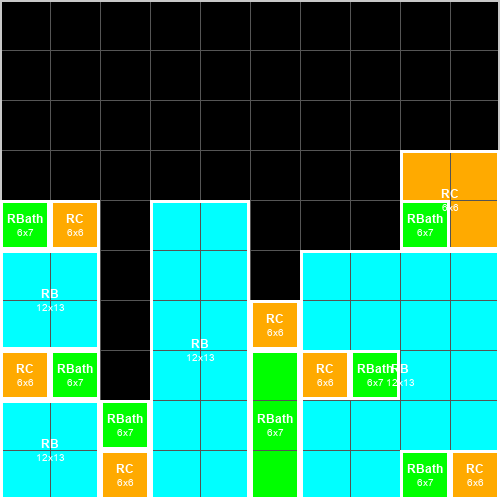
#> input picture outputs/top_view.png, 500 x 500 px
$ python generate_elevations.py
#> lines starting #> are read from the running program, lines starting #| are printed output that depends on the picture
import os
from collections import Counter
from PIL import Image, ImageDraw, ImageFont


def trim_white_margins(image: Image.Image, threshold: int = 245) -> Image.Image:
    """Remove white border space and keep only the actual building block."""
    rgba = image.convert("RGBA")
    width, height = rgba.size
    bbox = None

    for y in range(height):
        for x in range(width):
            r, g, b, a = rgba.getpixel((x, y))
            if a > 0 and not (r > threshold and g > threshold and b > threshold):
                if bbox is None:
                    bbox = [x, y, x, y]
                else:
                    bbox[0] = min(bbox[0], x)
                    bbox[1] = min(bbox[1], y)
                    bbox[2] = max(bbox[2], x)
                    bbox[3] = max(bbox[3], y)

    if bbox is None:
        return image

    left, top, right, bottom = bbox
    return image.crop((left, top, right + 1, bottom + 1))


def generate_elevations():
    base_dir = os.path.dirname(os.path.abspath(__file__))
    outputs_dir = os.path.abspath(os.path.join(base_dir, "..", "outputs"))
    top_view_path = os.path.join(outputs_dir, "top_view.png")

    if not os.path.exists(top_view_path):
        snapshot_path = os.path.join(outputs_dir, "pygame_snapshot.png")
        if os.path.exists(snapshot_path):
            import shutil
            shutil.copy2(snapshot_path, top_view_path)

    # ---------- 1. Read the top-view plan and extract the 10x10 grid ----------
    src = Image.open(top_view_path).convert('RGB')

    GRID_N = 10  # 10x10 cells, each 50px in the 500x500 source image = 10ft in real life
    CELL_PX = src.width // GRID_N
#> CELL_PX = 50

    def dominant_color(img, x0, y0, x1, y1):
        cnt = Counter()
        for x in range(x0, x1, 2):
            for y in range(y0, y1, 2):
                cnt[img.getpixel((x, y))] += 1
        return cnt.most_common(1)[0][0]

    grid = []
    for r in range(GRID_N):
        row = []
        for c in range(GRID_N):
            x0, x1 = c * CELL_PX + 5, (c + 1) * CELL_PX - 5
            y0, y1 = r * CELL_PX + 5, (r + 1) * CELL_PX - 5
            row.append(dominant_color(src, x0, y0, x1, y1))
        grid.append(row)
#> after the loop, grid = 10 items

    BLACK = (0, 0, 0)

    def label(color):
        return {(0, 0, 0): 'ground', (0, 255, 0): 'green',
                (255, 170, 0): 'orange', (0, 255, 255): 'lightblue'}.get(color, 'ground')

    # ---------- 2. Project the footprint onto each of the four outer faces ----------
    top = []
    for c in range(GRID_N):
        val = 'ground'
        for r in range(GRID_N):
            if grid[r][c] != BLACK:
                val = label(grid[r][c]); break
        top.append(val)
#> after the loop, top = ['green', 'orange', 'green', 'lightblue', 'lightblue', 'orange', 'lightblue', 'lightblue', 'orange', 'orange']

    bottom = []
    for c in range(GRID_N):
        val = 'ground'
        for r in range(GRID_N - 1, -1, -1):
            if grid[r][c] != BLACK:
                val = label(grid[r][c]); break
        bottom.append(val)
#> after the loop, bottom = ['lightblue', 'lightblue', 'orange', 'lightblue', 'lightblue', 'green', 'lightblue', 'lightblue', 'green', 'orange']

    left = []
    for r in range(GRID_N):
        val = 'ground'
        for c in range(GRID_N):
            if grid[r][c] != BLACK:
                val = label(grid[r][c]); break
        left.append(val)
#> after the loop, left = ['ground', 'ground', 'ground', 'orange', 'green', 'lightblue', 'lightblue', 'orange', 'lightblue', 'lightblue']

    right = []
    for r in range(GRID_N):
        val = 'ground'
        for c in range(GRID_N - 1, -1, -1):
            if grid[r][c] != BLACK:
                val = label(grid[r][c]); break
        right.append(val)
#> after the loop, right = ['ground', 'ground', 'ground', 'orange', 'orange', 'lightblue', 'lightblue', 'lightblue', 'lightblue', 'orange']

    elevations = {
        'Top elevation (north face)': top,
        'Bottom elevation (south face)': bottom,
        'Left elevation (west face)': left,
        'Right elevation (east face)': right,
    }

    # ---------- 3. Draw each elevation as a 10ft-tall wall strip ----------
    FT_TO_PX = 12          # drawing scale: 12 px per foot
    SEG_W = FT_TO_PX * 10  # each cell = 10 ft wide
    WALL_H = FT_TO_PX * 10 # walls are 10 ft tall
    MARGIN = 60
    TITLE_H = 30
    PANEL_H = TITLE_H + WALL_H + 30
    IMG_W = MARGIN * 2 + SEG_W * GRID_N
    IMG_H = MARGIN * 2 + PANEL_H * 4 + 40  # +legend space

    COLOR_HEX = {
        'green': (0, 204, 0),
        'orange': (255, 170, 0),
        'lightblue': (51, 204, 255),
        'ground': None,  # no wall drawn, just ground line
    }

    FEATURE_SIZE = FT_TO_PX * 3   # 3ft x 3ft square
    FEATURE_UP   = FT_TO_PX * 3   # bottom edge sits 3ft up from the baseline (ground)
    FEATURE_OUTLINE = (20, 20, 20)
    FEATURE_INSET = 5             # gap between the outer and inner line of the double frame

    def draw_elevation(draw, title, seq, top_y):
        wall_top = top_y + TITLE_H
        baseline = wall_top + WALL_H
        for i, val in enumerate(seq):
            x0 = MARGIN + i * SEG_W
            x1 = x0 + SEG_W
            color = COLOR_HEX[val]
            if color:
                draw.rectangle([x0, wall_top, x1, baseline], fill=color, outline=(90, 90, 90), width=1)
        for i, val in enumerate(seq):
            if val != 'lightblue':
                continue
            cx = MARGIN + i * SEG_W + SEG_W / 2
            sq_bottom = baseline - FEATURE_UP
            sq_top = sq_bottom - FEATURE_SIZE
            sq_x0 = cx - FEATURE_SIZE / 2
            sq_x1 = cx + FEATURE_SIZE / 2
            draw.rectangle([sq_x0, sq_top, sq_x1, sq_bottom], outline=FEATURE_OUTLINE, width=2)
            draw.rectangle([sq_x0 + FEATURE_INSET, sq_top + FEATURE_INSET,
                             sq_x1 - FEATURE_INSET, sq_bottom - FEATURE_INSET],
                            outline=FEATURE_OUTLINE, width=1)

    def render_combined():
        img = Image.new('RGB', (IMG_W, IMG_H), (255, 255, 255))
#> img: PIL image 1320x880 RGB; every value is 255
        draw = ImageDraw.Draw(img)
        y = MARGIN
        for title, seq in elevations.items():
            draw_elevation(draw, title, seq, y)
            y += PANEL_H
#> this loop made 4 passes
#> (title, wall_top in draw_elevation, baseline in draw_elevation, y) on passes 1 to 4: ('Top elevation (north face)', 90, 210, 240), ('Bottom elevation (south face)', 270, 390, 420), ('Left elevation (west face)', 450, 570, 600), ('Right elevation (east face)', 630, 750, 780)
#> after the loop, y = 780
        return img

    def render_single(title, seq):
        h = MARGIN * 2 + PANEL_H
        img = Image.new('RGB', (IMG_W, h), (255, 255, 255))
        draw = ImageDraw.Draw(img)
        draw_elevation(draw, title, seq, MARGIN)
        return img

    combined = render_combined()
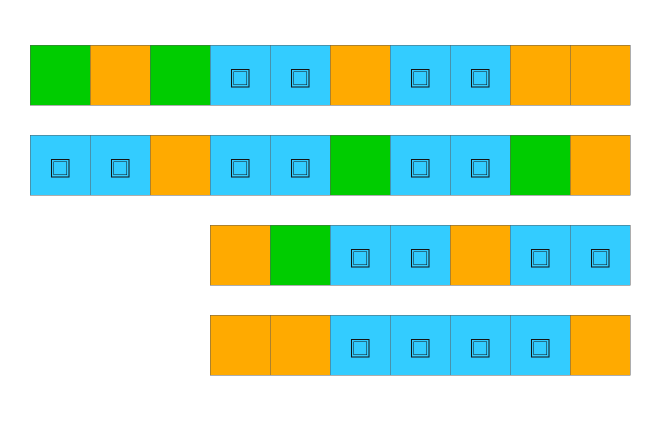
#> combined: PIL image 1320x880 RGB (shown at 1/2 size); mean R, G, B 192.7, 226.4, 202.1
    combined.save(os.path.join(outputs_dir, 'site_elevations_combined.png'))

    file_map = {
        'Top elevation (north face)': 'elevation_top_north.png',
        'Bottom elevation (south face)': 'elevation_bottom_south.png',
        'Left elevation (west face)': 'elevation_left_west.png',
        'Right elevation (east face)': 'elevation_right_east.png',
    }
    for title, seq in elevations.items():
        img = render_single(title, seq)
        wall_top = MARGIN + TITLE_H
        baseline = wall_top + WALL_H
        wall_crop = img.crop((0, wall_top, IMG_W, baseline))
        wall_crop = trim_white_margins(wall_crop)

        stacked_h = WALL_H * 17
        stacked_img = Image.new('RGB', (wall_crop.width, stacked_h), (255, 255, 255))
        for f in range(17):
            stacked_img.paste(wall_crop, (0, f * WALL_H))

        stacked_img.save(os.path.join(outputs_dir, file_map[title]))
#> this loop made 4 passes
#> (title, left in trim_white_margins) on passes 1 to 4: ('Top elevation (north face)', 60), ('Bottom elevation (south face)', 60), ('Left elevation (west face)', 420), ('Right elevation (east face)', 420)
#> pass 1, in generate_elevations, `img = render_single(title, seq)`:
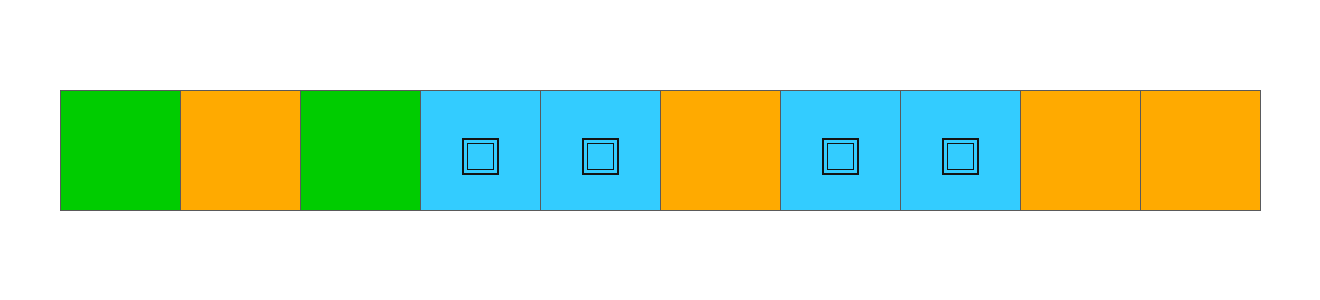
#> img: PIL image 1320x300 RGB; mean R, G, B 205.9, 229.6, 197.8
#> pass 1, in generate_elevations, `wall_crop = img.crop((0, wall_top, IMG_W, baseline))`:
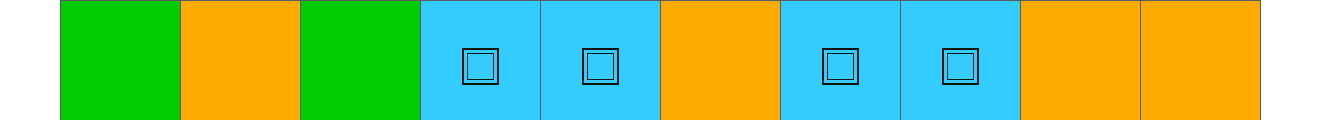
#> wall_crop: PIL image 1320x120 RGB; mean R, G, B 133.5, 192.8, 113.3
#> after the loop:
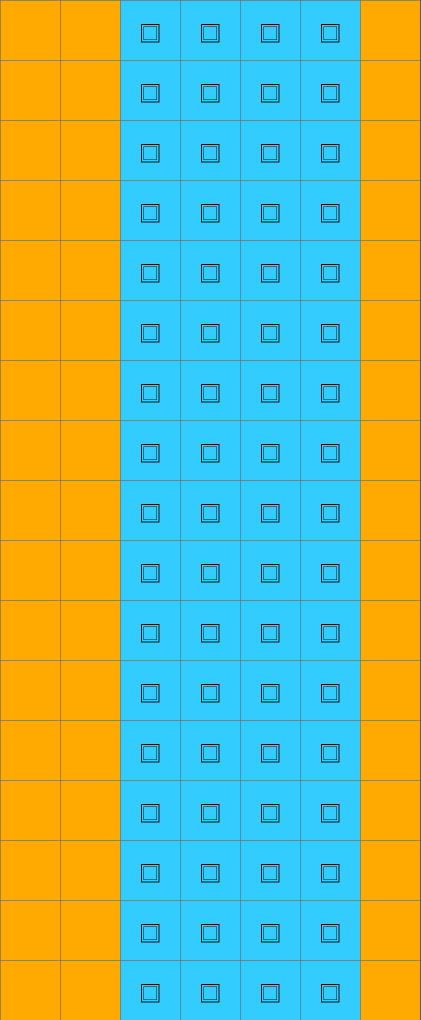
#> stacked_img: PIL image 841x2040 RGB (shown at 1/2 size); mean R, G, B 137.1, 184.9, 141.1
#> after the loop:
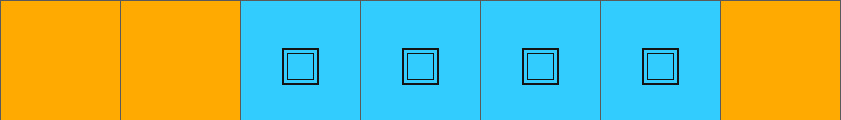
#> wall_crop: PIL image 841x120 RGB; mean R, G, B 137.1, 184.9, 141.1
    print('Grid (row by row):')
    for r in grid:
        print([label(c) for c in r])
#> this loop made 10 passes
#| ['ground', 'ground', 'ground', 'ground', 'ground', 'ground', 'ground', 'ground', 'ground', 'ground']
#| ['ground', 'ground', 'ground', 'ground', 'ground', 'ground', 'ground', 'ground', 'ground', 'ground']
#| ['ground', 'ground', 'ground', 'ground', 'ground', 'ground', 'ground', 'ground', 'ground', 'ground']
#| ['ground', 'ground', 'ground', 'ground', 'ground', 'ground', 'ground', 'ground', 'orange', 'orange']
#| ['green', 'orange', 'ground', 'lightblue', 'lightblue', 'ground', 'ground', 'ground', 'green', 'orange']
#| ['lightblue', 'lightblue', 'ground', 'lightblue', 'lightblue', 'ground', 'lightblue', 'lightblue', 'lightblue', 'lightblue']
#| ['lightblue', 'lightblue', 'ground', 'lightblue', 'lightblue', 'orange', 'lightblue', 'lightblue', 'lightblue', 'lightblue']
#| ['orange', 'green', 'ground', 'lightblue', 'lightblue', 'green', 'orange', 'green', 'lightblue', 'lightblue']
#> (further printed lines are left out)
    print('Done generating 4 elevation views.')

if __name__ == '__main__':
    generate_elevations()

$ run again, with outputs/elevation_bottom_south.png copied over outputs/top_view.png
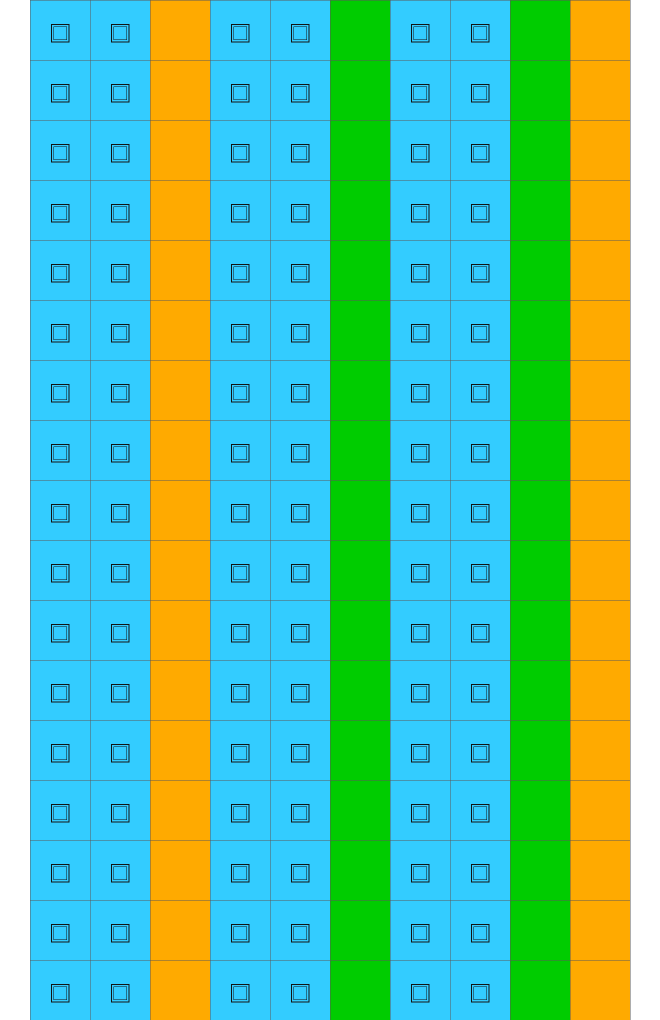
#> input picture outputs/elevation_bottom_south.png, 1320 x 2040 px (shown at 1/2 size)
#> in generate_elevations, src is the input picture: PIL image 1320x2040 RGB; mean R, G, B 96.9, 198, 157.8
#> after the loop in generate_elevations, `for r in range(GRID_N):`: grid = 10 items
#> after the loop in generate_elevations, `for c in range(GRID_N):`: top = ['ground', 'ground', 'orange', 'ground', 'ground', 'ground', 'ground', 'ground', 'ground', 'orange']
#> after the loop in generate_elevations, `for c in range(GRID_N):`: bottom has the same summary as top
#> after the loop in generate_elevations, `for r in range(GRID_N):`: left = ['ground', 'ground', 'ground', 'ground', 'ground', 'ground', 'ground', 'ground', 'ground', 'ground']
#> after the loop in generate_elevations, `for r in range(GRID_N):`: right = ['orange', 'orange', 'orange', 'orange', 'orange', 'orange', 'orange', 'orange', 'orange', 'orange']
#> the loop in render_combined, `for title, seq in elevations.items():` made 4 passes
#> (title, wall_top in draw_elevation, baseline in draw_elevation, y) on passes 1 to 4: ('Top elevation (north face)', 90, 210, 240), ('Bottom elevation (south face)', 270, 390, 420), ('Left elevation (west face)', 450, 570, 600), ('Right elevation (east face)', 630, 750, 780)
#> after the loop in render_combined, `for title, seq in elevations.items():`: y = 780
#> the loop in generate_elevations, `for title, seq in elevations.items():` made 4 passes
#> (title, left in trim_white_margins) on passes 1, 2, 4: ('Top elevation (north face)', 300), ('Bottom elevation (south face)', 300), ('Right elevation (east face)', 60)
#> pass 1, in generate_elevations, `img = render_single(title, seq)`:
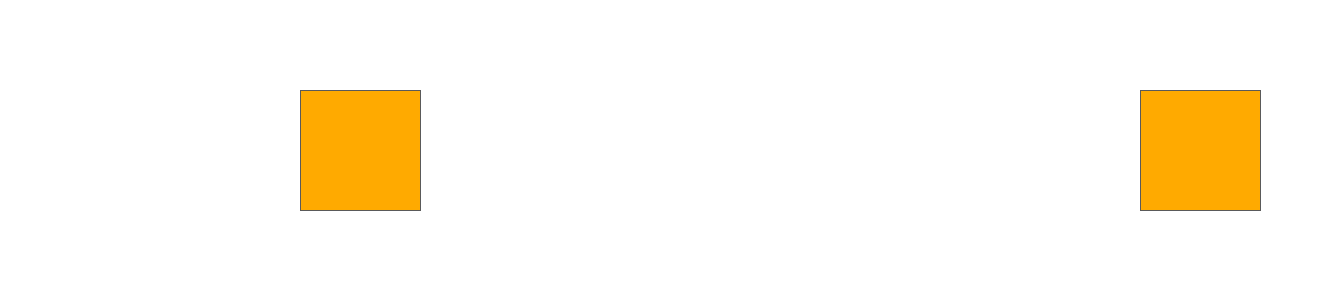
#> img: PIL image 1320x300 RGB; mean R, G, B 254.6, 248.5, 236.4
#> after the loop in generate_elevations, `for title, seq in elevations.items():`:
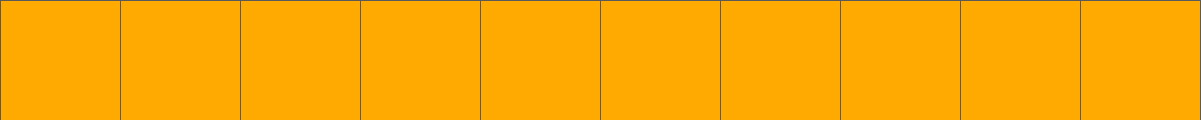
#> wall_crop: PIL image 1201x120 RGB; mean R, G, B 252.1, 168.6, 1.6
#> the loop in generate_elevations, `for r in grid:` made 10 passes
#| ['ground', 'ground', 'orange', 'ground', 'ground', 'ground', 'ground', 'ground', 'ground', 'orange']
#| ['ground', 'ground', 'orange', 'ground', 'ground', 'ground', 'ground', 'ground', 'ground', 'orange']
#| ['ground', 'ground', 'orange', 'ground', 'ground', 'ground', 'ground', 'ground', 'ground', 'orange']
#| ['ground', 'ground', 'orange', 'ground', 'ground', 'ground', 'ground', 'ground', 'ground', 'orange']
#| ['ground', 'ground', 'orange', 'ground', 'ground', 'ground', 'ground', 'ground', 'ground', 'orange']
#> (further printed lines are left out)

$ run again, with outputs/elevation_left_west.png copied over outputs/top_view.png
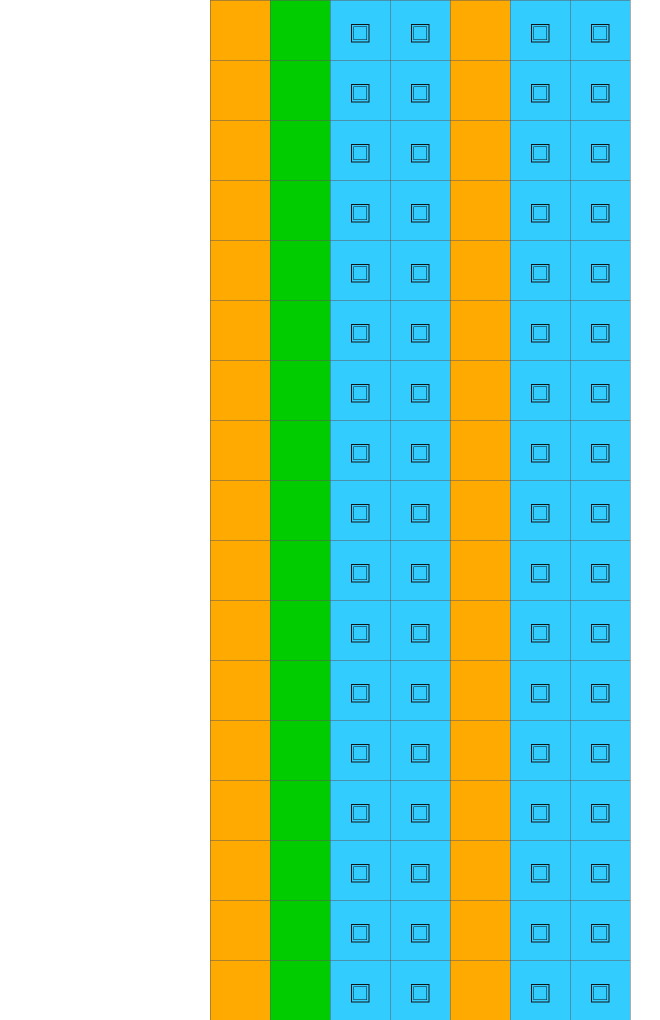
#> input picture outputs/elevation_left_west.png, 1320 x 2040 px (shown at 1/2 size)
#> in generate_elevations, src is the input picture: PIL image 1320x2040 RGB; mean R, G, B 157.1, 213.4, 182.5
#> after the loop in generate_elevations, `for r in range(GRID_N):`: grid = 10 items
#> after the loop in generate_elevations, `for c in range(GRID_N):`: top = ['ground', 'ground', 'ground', 'orange', 'ground', 'ground', 'ground', 'orange', 'ground', 'ground']
#> after the loop in generate_elevations, `for c in range(GRID_N):`: bottom has the same summary as top
#> after the loop in generate_elevations, `for r in range(GRID_N):`: left = ['ground', 'ground', 'ground', 'ground', 'ground', 'ground', 'ground', 'ground', 'ground', 'ground']
#> after the loop in generate_elevations, `for r in range(GRID_N):`: right has the same summary as left
#> the loop in render_combined, `for title, seq in elevations.items():` made 4 passes
#> (title, wall_top in draw_elevation, baseline in draw_elevation, y) on passes 1 to 4: ('Top elevation (north face)', 90, 210, 240), ('Bottom elevation (south face)', 270, 390, 420), ('Left elevation (west face)', 450, 570, 600), ('Right elevation (east face)', 630, 750, 780)
#> after the loop in render_combined, `for title, seq in elevations.items():`: y = 780
#> the loop in generate_elevations, `for title, seq in elevations.items():` made 4 passes
#> (title, left in trim_white_margins, top in trim_white_margins, right in trim_white_margins, bottom in trim_white_margins) on passes 1 to 2: ('Top elevation (north face)', 420, 0, 1020, 119), ('Bottom elevation (south face)', 420, 0, 1020, 119)
#> pass 1, in generate_elevations, `img = render_single(title, seq)`:
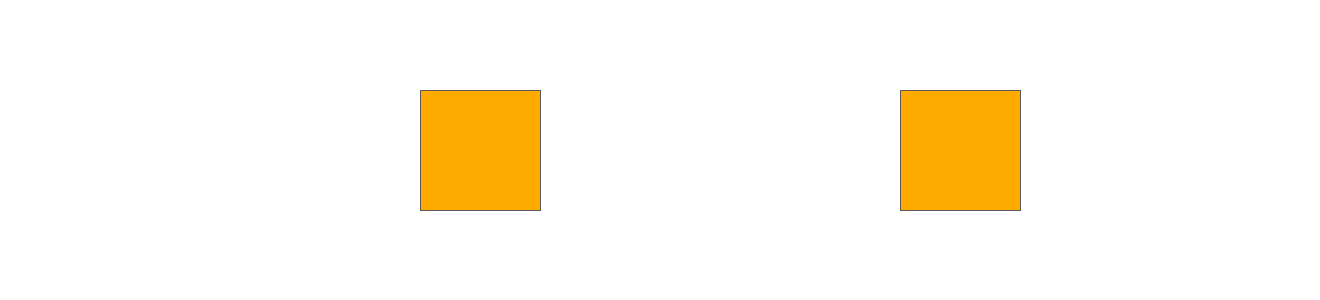
#> img: PIL image 1320x300 RGB; mean R, G, B 254.6, 248.5, 236.4
#> pass 1, in generate_elevations, `wall_crop = img.crop((0, wall_top, IMG_W, baseline))`:
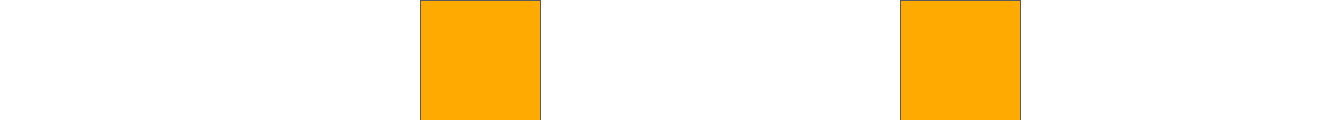
#> wall_crop: PIL image 1320x120 RGB; mean R, G, B 254.3, 239.1, 208.7
#> the loop in generate_elevations, `for r in grid:` made 10 passes
#| ['ground', 'ground', 'ground', 'orange', 'ground', 'ground', 'ground', 'orange', 'ground', 'ground']
#| ['ground', 'ground', 'ground', 'orange', 'ground', 'ground', 'ground', 'orange', 'ground', 'ground']
#| ['ground', 'ground', 'ground', 'orange', 'ground', 'ground', 'ground', 'orange', 'ground', 'ground']
#| ['ground', 'ground', 'ground', 'orange', 'ground', 'ground', 'ground', 'orange', 'ground', 'ground']
#| ['ground', 'ground', 'ground', 'orange', 'ground', 'ground', 'ground', 'orange', 'ground', 'ground']
#> (further printed lines are left out)
